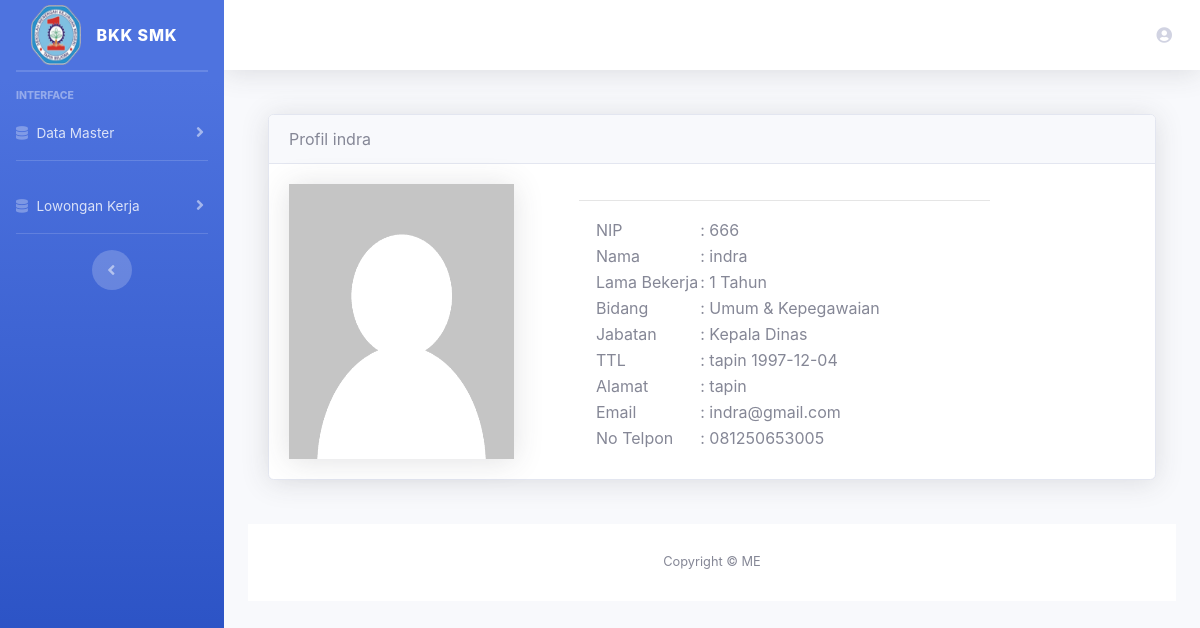
/admin/view_pegawai/12, run on the app's committed database.
### tables this page shows
CREATE TABLE `pegawai` (
  `id_pegawai` int(20) NOT NULL,
  `nip` varchar(20) NOT NULL,
  `nama_lengkap` varchar(50) NOT NULL,
  `nama_panggilan` varchar(50) NOT NULL,
  `jk` varchar(20) NOT NULL,
  `tempat` varchar(20) NOT NULL,
  `ttl` varchar(25) NOT NULL,
  `alamat_saat_ini` text NOT NULL,
  `alamat_permanen` text NOT NULL,
  `no_telp` varchar(25) NOT NULL,
  `agama` varchar(10) NOT NULL,
  `no_ktp` int(20) NOT NULL,
  `hobi` varchar(50) NOT NULL,
  `email` varchar(50) NOT NULL,
  `jabatan` varchar(20) NOT NULL,
  `bidang` varchar(20) NOT NULL,
  `status_pegawai` varchar(50) NOT NULL,
  `mulai_bekerja` varchar(50) NOT NULL,
  `foto` text NOT NULL
);

CREATE TABLE `bidang` (
  `id_bidang` int(10) NOT NULL,
  `nama_bidang` varchar(30) NOT NULL
);

CREATE TABLE `jabatan` (
  `id_jab` int(10) NOT NULL,
  `nama_jab` varchar(30) NOT NULL
);

### application/controllers/Admin.php (called while the page is built, shortened)
<?php
class Admin extends CI_Controller
{
    public function __construct()
    {
        $this->load->library('form_validation');
        $this->load->model('jabatan_m');
        $this->load->model('pegawai_m');
        $this->load->model('bidang_m');
        $this->load->model('pengajuan_m');
    }
    public function view_pegawai($id_pegawai)
    {
        $data['judul'] = 'Data_pegawai';
        $data['nama'] = $this->session->userdata('nama_lengkap');
        $data['data'] = $this->pegawai_m->get_row_pegawai($id_pegawai);
        $this->load->view('template/header', $data);
        $this->load->view('admin/pegawai/view_pegawai', $data);
        $this->load->view('template/footer');
    }
}

### index.php (called while the page is built, shortened)
<?php
require_once BASEPATH.'core/CodeIgniter.php';

### application/models/Pegawai_m.php (called while the page is built, shortened)
<?php
class Pegawai_m extends CI_Model
{
    public function get_row_pegawai($id_pegawai)
    {
        $this->db->where('id_pegawai', $id_pegawai);
        $this->db->join('jabatan', 'jabatan.id_jab = pegawai.jabatan');
        $this->db->join('bidang', 'bidang.id_bidang = pegawai.bidang');
        return $this->db->get('pegawai')->row();
    }
}

### application/views/admin/pegawai/view_pegawai.php (the view, shortened to what this page needs)
<div class="container-fluid">
    <div class="card-body">
        <div class="card shadow mb-4">
            <div class="card-header">
                Profil <?= $data->nama_lengkap ?>
            </div>
            <div class="card-body">
                <div class="row">
                    <div class="col-4">
                        <img class="shadow" <?php
                                            if ($data->foto == false) { ?> src="<?= base_url('assets/images/default.png') ?>" <?php
                                                                                                                            } else {
                                                                                                                                ?> src="<?= base_url('assets/foto_profil/' . $data->foto) ?>" <?php
                                                                                                                                                                                        } ?> "
                              alt=" Foto" class="card-img-top" data-holder-rendered="true" style="height: 275px; width: 225px; display: block;">
                    </div>
                    <div class="col-6">
                        <hr>
                        <?php
                        function hitung_umur($tanggal_lahir)
                        {
                            list($year, $month, $day) = explode("-", $tanggal_lahir);
                            $year_diff  = date("Y") - $year;
                            $month_diff = date("m") - $month;
                            $day_diff   = date("d") - $day;
                            return $year_diff;
                        }
                        ?>
                        <table class="mt-2 ml-3">
                            <tr>
                                <td> NIP</td>
                                <td>: <?= $data->nip ?> </td>
                            </tr>
                            <tr>
                                <td> Nama</td>
                                <td>: <?= $data->nama_lengkap ?> </td>
                            </tr>
                            <tr>
                                <td> Lama Bekerja</td>
                                <td>: <?= hitung_umur($data->mulai_bekerja) ?> Tahun </td>
                            </tr>
                            <tr>
                                <td> Bidang</td>
                                <td>: <?= $data->nama_bidang ?> </td>
                            </tr>
                            <tr>
                                <td> Jabatan </td>
                                <td>: <?= $data->nama_jab ?> </td>
                            </tr>
                            <tr>
                                <td> TTL </td>
                                <td>: <?= $data->tempat ?> <?= $data->ttl ?> </td>
                            </tr>
                            <tr>
                                <td> Alamat </td>
                                <td>: <?= $data->alamat_saat_ini ?> </td>
                            </tr>
                            <tr>
                                <td> Email </td>
                                <td>: <?= $data->email ?> </td>
                            </tr>
                            <tr>
                                <td> No Telpon </td>
                                <td>: <?= $data->no_telp ?> </td>
                            </tr>
                        </table>
                    </div>
                </div>
            </div>
        </div>
    </div>

### application/views/template/header.php (shortened to what this page needs)
<!DOCTYPE html>
<html lang="en">
<head>
  <link href="<?= base_url('assets') ?>/vendor/fontawesome-free/css/all.min.css" rel="stylesheet" type="text/css">
  <link href="<?= base_url('assets') ?>/css/sb-admin-2.min.css" rel="stylesheet">
  <link href="<?= base_url('assets') ?>/vendor/datatables/dataTables.bootstrap4.min.css" rel="stylesheet">
</head>
<body id="page-top">
  <body id="page-top">
    <div id="wrapper">
      <ul class="navbar-nav bg-gradient-primary sidebar sidebar-dark accordion" id="accordionSidebar">
        <a class="sidebar-brand d-flex align-items-center justify-content-center" href="<?= base_url('admin') ?>">
          <div class="sidebar-brand-icon">
            <img src="<?= base_url('assets/logo.png'); ?>" width="50" height="60" alt="Logo Pemda-Tapin">
          </div>
          <div class="sidebar-brand-text mx-3">BKK SMK</div>
        </a>
        <hr class="sidebar-divider my-0">
        <hr class="sidebar-divider">
        <div class="sidebar-heading">
          Interface
        </div>
        <li class="nav-item">
          <a class="nav-link collapsed" href="#" data-toggle="collapse" data-target="#collapseUtilities" aria-expanded="true" aria-controls="collapseUtilities">
            <i class="fas fa-database"></i>
            <span>Data Master</span>
          </a>
        </li>
        <hr class="sidebar-divider d-none d-md-block">
        <li class="nav-item">
          <a class="nav-link collapsed" href="#" data-toggle="collapse" data-target="#Pengajuan" aria-expanded="true" aria-controls="Pengajuan">
            <i class="fas fa-database"></i>
            <span>Lowongan Kerja</span>
          </a>
        </li>
        <hr class="sidebar-divider d-none d-md-block">
        <div class="text-center d-none d-md-inline">
          <button class="rounded-circle border-0" id="sidebarToggle"></button>
        </div>
      </ul>
      <div id="content-wrapper" class="d-flex flex-column">
        <div id="content">
          <nav class="navbar navbar-expand navbar-light bg-white topbar mb-4 static-top shadow">
            <ul class="navbar-nav ml-auto">
              <li class="nav-item dropdown no-arrow">
                <a class="nav-link dropdown-toggle" href="#" id="userDropdown" role="button" data-toggle="dropdown" aria-haspopup="true" aria-expanded="false">
                  <i class="fas fa-user-circle"></i>
                </a>
              </li>
            </ul>
          </nav>

### application/views/template/footer.php (shortened to what this page needs)
<footer class="sticky-footer bg-white">
  <div class="container my-auto">
    <div class="copyright text-center my-auto">
      <span>Copyright &copy; ME</span>
    </div>
  </div>
</footer>
</div>
</div>
</body>
</html>

### data on the page
pegawai: nama_lengkap "indra", nip "666", mulai_bekerja "1", bidang.nama_bidang "Umum & Kepegawaian", jabatan.nama_jab "Kepala Dinas", tempat "tapin", ttl "1997-12-04", alamat_saat_ini "tapin", email "indra@gmail.com", no_telp "081250653005"
